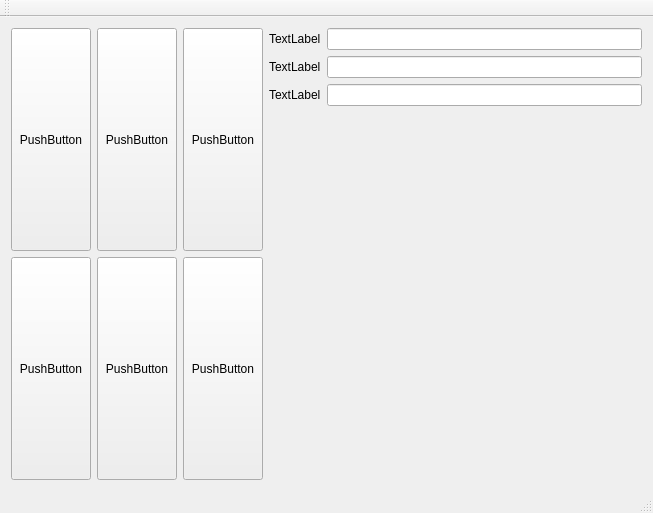
<?xml version="1.0" encoding="UTF-8"?>
<ui version="4.0">
 <class>MainWindow</class>
 <widget class="QMainWindow" name="MainWindow">
  <property name="geometry">
   <rect>
    <x>0</x>
    <y>0</y>
    <width>653</width>
    <height>513</height>
   </rect>
  </property>
  <property name="windowTitle">
   <string>MainWindow</string>
  </property>
  <widget class="QWidget" name="centralWidget">
   <layout class="QGridLayout" name="gridLayout">
    <item row="1" column="2">
     <widget class="QPushButton" name="pushButton">
      <property name="sizePolicy">
       <sizepolicy hsizetype="Minimum" vsizetype="Preferred">
        <horstretch>0</horstretch>
        <verstretch>0</verstretch>
       </sizepolicy>
      </property>
      <property name="text">
       <string>PushButton</string>
      </property>
     </widget>
    </item>
    <item row="0" column="3" rowspan="2">
     <layout class="QFormLayout" name="formLayout">
      <item row="0" column="0">
       <widget class="QLabel" name="label">
        <property name="text">
         <string>TextLabel</string>
        </property>
       </widget>
      </item>
      <item row="1" column="0">
       <widget class="QLabel" name="label_2">
        <property name="text">
         <string>TextLabel</string>
        </property>
       </widget>
      </item>
      <item row="2" column="0">
       <widget class="QLabel" name="label_3">
        <property name="text">
         <string>TextLabel</string>
        </property>
       </widget>
      </item>
      <item row="1" column="1">
       <widget class="QLineEdit" name="lineEdit_2"/>
      </item>
      <item row="2" column="1">
       <widget class="QLineEdit" name="lineEdit_3"/>
      </item>
      <item row="0" column="1">
       <widget class="QLineEdit" name="lineEdit"/>
      </item>
     </layout>
    </item>
    <item row="0" column="1">
     <widget class="QPushButton" name="pushButton_5">
      <property name="sizePolicy">
       <sizepolicy hsizetype="Minimum" vsizetype="Preferred">
        <horstretch>0</horstretch>
        <verstretch>0</verstretch>
       </sizepolicy>
      </property>
      <property name="text">
       <string>PushButton</string>
      </property>
     </widget>
    </item>
    <item row="1" column="1">
     <widget class="QPushButton" name="pushButton_3">
      <property name="sizePolicy">
       <sizepolicy hsizetype="Minimum" vsizetype="Preferred">
        <horstretch>0</horstretch>
        <verstretch>0</verstretch>
       </sizepolicy>
      </property>
      <property name="text">
       <string>PushButton</string>
      </property>
     </widget>
    </item>
    <item row="1" column="0">
     <widget class="QPushButton" name="pushButton_2">
      <property name="sizePolicy">
       <sizepolicy hsizetype="Minimum" vsizetype="Preferred">
        <horstretch>0</horstretch>
        <verstretch>0</verstretch>
       </sizepolicy>
      </property>
      <property name="text">
       <string>PushButton</string>
      </property>
     </widget>
    </item>
    <item row="0" column="2">
     <widget class="QPushButton" name="pushButton_6">
      <property name="sizePolicy">
       <sizepolicy hsizetype="Minimum" vsizetype="Preferred">
        <horstretch>0</horstretch>
        <verstretch>0</verstretch>
       </sizepolicy>
      </property>
      <property name="text">
       <string>PushButton</string>
      </property>
     </widget>
    </item>
    <item row="0" column="0">
     <widget class="QPushButton" name="pushButton_4">
      <property name="sizePolicy">
       <sizepolicy hsizetype="Minimum" vsizetype="Preferred">
        <horstretch>0</horstretch>
        <verstretch>0</verstretch>
       </sizepolicy>
      </property>
      <property name="text">
       <string>PushButton</string>
      </property>
     </widget>
    </item>
    <item row="2" column="0" colspan="4">
     <layout class="QVBoxLayout" name="verticalLayout_3"/>
    </item>
   </layout>
  </widget>
  <widget class="QMenuBar" name="menuBar">
   <property name="geometry">
    <rect>
     <x>0</x>
     <y>0</y>
     <width>653</width>
     <height>22</height>
    </rect>
   </property>
  </widget>
  <widget class="QToolBar" name="mainToolBar">
   <attribute name="toolBarArea">
    <enum>TopToolBarArea</enum>
   </attribute>
   <attribute name="toolBarBreak">
    <bool>false</bool>
   </attribute>
  </widget>
  <widget class="QStatusBar" name="statusBar"/>
 </widget>
 <layoutdefault spacing="6" margin="11"/>
 <resources/>
 <connections/>
</ui>
